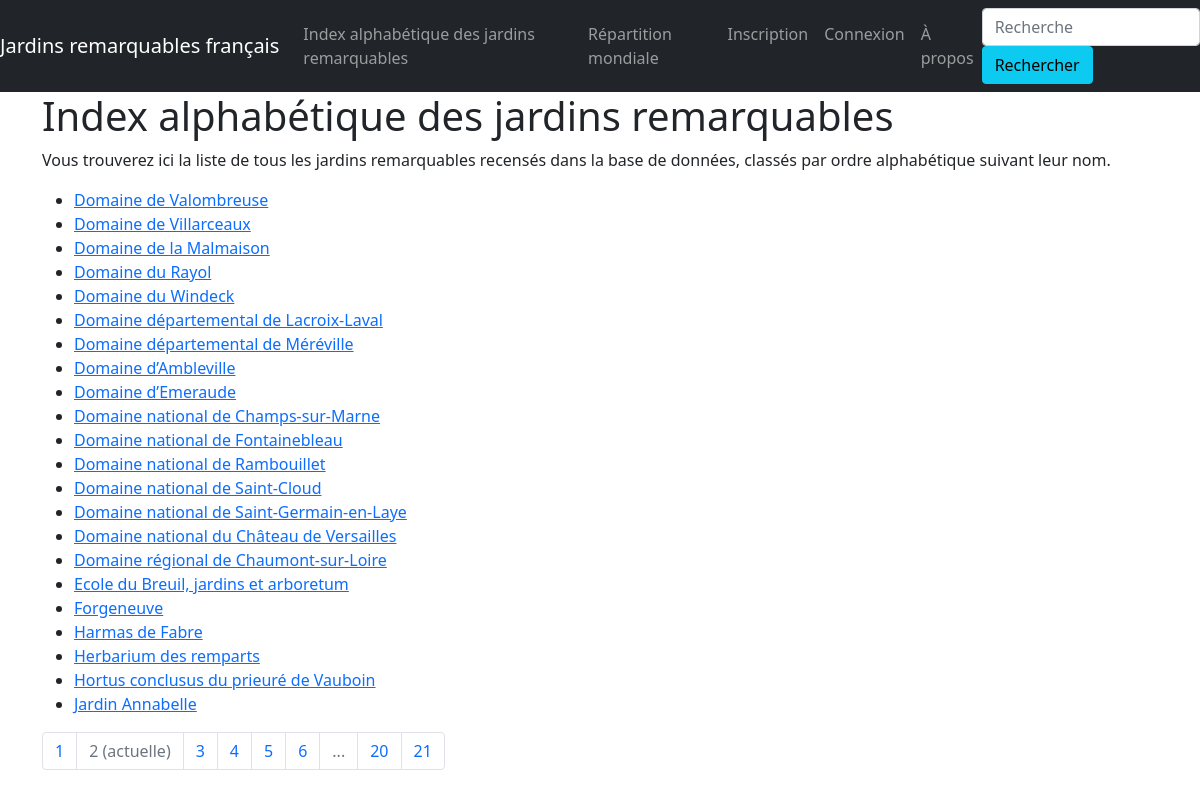
The app's page /index?page=2 with its own data.
### jardins_remarquables/modeles/donnees.py (models this page shows, shortened)
class Jardins_remarquables(db.Model):
    id = db.Column(db.Integer, unique=True, nullable=False, primary_key=True, autoincrement=True)
    code_id = db.Column(db.Text, unique=True, nullable=False)
    nom = db.Column(db.Text, nullable=False)
    descriptif = db.Column(db.Text)
    annee_labellisation = db.Column(db.Integer, nullable=False)
    adresse = db.Column(db.Text)
    code_postal = db.Column(db.Integer)
    ville = db.Column(db.Text)
    departement = db.Column(db.Text)
    region = db.Column(db.Text)
    latitude = db.Column(db.Float)
    longitude = db.Column(db.Float)
    site_web = db.Column(db.Text)
    facebook = db.Column(db.Text)
    twitter = db.Column(db.Text)
    instagram = db.Column(db.Text)
    dailymotion = db.Column(db.Text)
    tags = db.Column(db.Text)
    participations = db.relationship("Participation", back_populates="jardin")

### jardins_remarquables/routes/general.py (the view)
@app.route("/index")
def index():
    page = request.args.get("page", 1)
    if isinstance(page, str) and page.isdigit():
        page = int(page)
    else:
        page = 1
    liste_jardins = Jardins_remarquables.query.order_by(Jardins_remarquables.nom.asc()).paginate(page=page, per_page=JARDINS_PAR_PAGE)
    return render_template("pages/index.html", nom="Jardins", liste_jardins=liste_jardins)

### jardins_remarquables/templates/pages/index.html
{% extends "conteneur.html" %}
{% block corps %}
    <h1>Index alphabétique des jardins remarquables</h1>
    <p>Vous trouverez ici la liste de tous les jardins remarquables recensés dans la base de données, classés par ordre alphabétique suivant leur nom.</p>
    <ul>
        {% for jardin in liste_jardins.items %}
            <li><a href="{{url_for('jardin', id=jardin.id)}}">{{jardin.nom}}</a></li>
        {% endfor %}
    </ul>
    <nav aria-label="research-pagination">
        <ul class="pagination">
            {%- for page in liste_jardins.iter_pages() %}
                {% if page %}
                {% if page != liste_jardins.page %}
                    <li class="page-item">
                        <a class="page-link" href="{{ url_for('index', page=page) }}">{{page}}</a>
                    </li>
                {% else %}
                    <li class="page-item active disabled">
                        <a class="page-link">{{page}} <span class="sr-only">(actuelle)</span></a>
                    </li>
                {% endif %}
                {% else %}
                    <li class="page-item disabled">
                        <a class="page-link">...</a>
                    </li>
                {% endif %}
            {%- endfor %}
        </ul>
    </nav>
{% endblock %}

### records on screen
Jardins_remarquables: nom "Domaine de Valombreuse"
Jardins_remarquables: nom "Domaine de Villarceaux"
Jardins_remarquables: nom "Domaine de la Malmaison"
Jardins_remarquables: nom "Domaine du Rayol"
Jardins_remarquables: nom "Domaine du Windeck"
Jardins_remarquables: nom "Domaine départemental de Lacroix-Laval"
Jardins_remarquables: nom "Domaine départemental de Méréville"
Jardins_remarquables: nom "Domaine d’Ambleville"
Jardins_remarquables: nom "Domaine d’Emeraude"
Jardins_remarquables: nom "Domaine national de Champs-sur-Marne"
Jardins_remarquables: nom "Domaine national de Fontainebleau"
Jardins_remarquables: nom "Domaine national de Rambouillet"
Jardins_remarquables: nom "Domaine national de Saint-Cloud"
Jardins_remarquables: nom "Domaine national de Saint-Germain-en-Laye"
Jardins_remarquables: nom "Domaine national du Château de Versailles"
Jardins_remarquables: nom "Domaine régional de Chaumont-sur-Loire"
Jardins_remarquables: nom "Ecole du Breuil, jardins et arboretum"
Jardins_remarquables: nom "Forgeneuve"
Jardins_remarquables: nom "Harmas de Fabre"
Jardins_remarquables: nom "Herbarium des remparts"
Jardins_remarquables: nom "Hortus conclusus du prieuré de Vauboin"
Jardins_remarquables: nom "Jardin Annabelle"

### other values on screen
{{ page }} "1" "3" "4" "5" "6" "20" "21"
{{ page }} "2"
